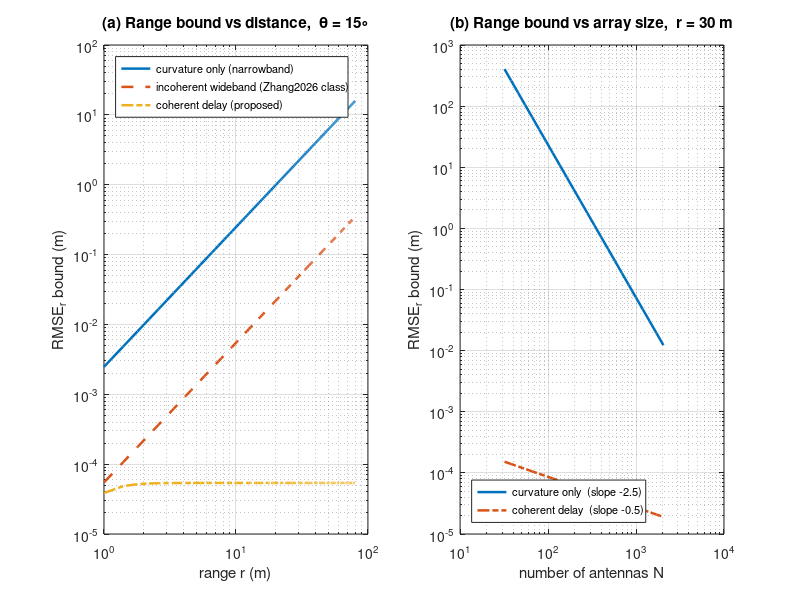

Here is the MATLAB script that generated this plot:
function scaling_law()
% SCALING_LAW  Where does near-field range information actually come from?
%
% Self-contained MATLAB counterpart of sim/scaling_law.py.  Run with no
% arguments; it prints the exponent table, the closed-form ratio check, and
% the crossover range, then draws two figures.
%
% Two mutually exclusive sources of range information exist in this system.
%
%   CURVATURE  - what Luo2024, Zhang2026 and arXiv:2603.16390 all use.
%     Range enters only through the quadratic Fresnel term x^2 cos^2(th)/(2r).
%     With the complex amplitude alpha unknown, the constant part of dPhi/dr is
%     absorbed by arg(alpha), leaving only the deviation of x^2 about its mean.
%     For x uniform on [-D/2, D/2], sum_n (x^2-<x^2>)^2 = N D^4/180, hence
%         J_r^curv  = 2 SNR (2 pi fc/c)^2 cos^4(th) N D^4 / (720 r^4)
%
%   DELAY  - what nobody in this lineage uses.
%     Phi(n,m) = -(2 pi f_m/c) r_n is exactly linear in m, with no near-field
%     approximation of any kind.  One shared alpha absorbs only the mean over
%     frequency, leaving the deviation f_m - fc, hence
%         J_r^delay = 2 SNR N M (2 pi/c)^2 W^2 / 12
%
% Therefore
%     RMSE_r^curv  ~ lambda r^2 / (N^2.5 d^2 cos^2 th)     -- grows as r^2
%     RMSE_r^delay ~ c / (W sqrt(N M))                     -- flat in r and th
%     ratio        = sqrt(60 M) (W/fc) r^2 / (D^2 cos^2 th)
%
% Zhang2026 fuses subcarriers incoherently (its Eq. 44), buying sqrt(M) of
% averaging but no delay term, so it lands a factor sqrt(M) below the curvature
% bound and still sqrt(60)(W/fc) r^2/(D^2 cos^2 th) above the delay bound.

clc;
cfg = config();
r0 = 30.0;  th0 = deg2rad(15.0);  snr = 0.0;

fprintf('reference: N=%d, M=%d, W=%.0f GHz, fc=%.0f GHz, D=%.4f m, SNR=%.0f dB/element\n\n', ...
    cfg.N, cfg.M, cfg.W/1e9, cfg.fc/1e9, cfg.D, snr);

%% 1. Exponents
fprintf('%s\n1. EXPONENTS  (numerically fitted vs analytically predicted)\n%s\n', ...
    repmat('=',1,78), repmat('=',1,78));

Ns = [64 128 256 512 1024];
cv = arrayfun(@(n) rmse_curv (setfield(config(),'N',n), r0, th0, snr), Ns); %#ok<*SFLD>
dl = arrayfun(@(n) rmse_delay(setfield(config(),'N',n), r0, th0, snr, 256), Ns);
rows = {'RMSE_curv  vs N', slope(Ns,cv), -2.5; 'RMSE_delay vs N', slope(Ns,dl), -0.5};

rs = [10 20 30 50 80];
rows(end+1,:) = {'RMSE_curv  vs r', slope(rs, arrayfun(@(r) rmse_curv (cfg,r,th0,snr), rs)), 2.0};
rows(end+1,:) = {'RMSE_delay vs r', slope(rs, arrayfun(@(r) rmse_delay(cfg,r,th0,snr,256), rs)), 0.0};

Ws = [0.5 1 2 3 6]*1e9;
rows(end+1,:) = {'RMSE_delay vs W', slope(Ws, arrayfun(@(w) rmse_delay(rebuild(setfield(config(),'W',w)), r0,th0,snr,256), Ws)), -1.0};

Ms = [256 512 1024 2048];
rows(end+1,:) = {'RMSE_delay vs M', slope(Ms, arrayfun(@(m) rmse_delay(rebuild(setfield(config(),'M',m)), r0,th0,snr,128), Ms)), -0.5};
rows(end+1,:) = {'RMSE_incoh vs M', slope(Ms, arrayfun(@(m) rmse_incoh(rebuild(setfield(config(),'M',m)), r0,th0,snr,128), Ms)), -0.5};

ths = deg2rad([5 15 30 45 55]);
rows(end+1,:) = {'RMSE_curv vs 1/cos^2', slope(1./cos(ths).^2, arrayfun(@(t) rmse_curv(cfg,r0,t,snr), ths)), 1.0};

fprintf('%-22s%10s%12s\n','quantity','fitted','predicted');
for i = 1:size(rows,1)
    ok = 'OK'; if abs(rows{i,2}-rows{i,3}) > 0.06, ok = 'MISMATCH'; end
    fprintf('%-22s%10.3f%12.1f   %s\n', rows{i,1}, rows{i,2}, rows{i,3}, ok);
end

%% 2. Closed-form ratio
fprintf('\n%s\n2. THE CLOSED-FORM RATIO  vs numerically evaluated bounds\n%s\n', ...
    repmat('=',1,78), repmat('=',1,78));
fprintf('%-16s%12s%12s%11s%11s%7s\n','(r, theta)','RMSE_curv','RMSE_delay','measured','predicted','err');
for r = [10 30 50 80]
    for thd = [15 45]
        th = deg2rad(thd);
        a = rmse_curv(cfg,r,th,snr);  b = rmse_delay(cfg,r,th,snr,256);
        meas = a/b;  pred = pred_ratio(cfg,r,th);
        fprintf('(%2.0f m, %2.0f deg)   %12.3e%12.3e%11.0f%11.0f%6.1f%%\n', ...
            r, thd, a, b, meas, pred, 100*abs(meas-pred)/pred);
    end
end

%% 3. Crossover
fprintf('\n%s\n3. CROSSOVER: beyond what range is curvature ranging already hopeless?\n%s\n', ...
    repmat('=',1,78), repmat('=',1,78));
for thd = [0 15 30 45 60]
    rx = cross_range(cfg, deg2rad(thd));
    fprintf('  theta = %4.0f deg  ->  curvature competitive only within r < %.1f cm\n', thd, rx*100);
end
fprintf('\n  Zhang2026 declares its sensing region to start at %.0f m, which is %.0fx\n', ...
    15, 15/cross_range(cfg,0));
fprintf('  beyond that crossover.\n');

%% Figures
rr = linspace(1, 80, 200);
figure('Position',[100 100 1100 420]);
subplot(1,2,1);
loglog(rr, arrayfun(@(r) rmse_curv (cfg,r,th0,snr), rr), 'LineWidth', 1.8); hold on;
loglog(rr, arrayfun(@(r) rmse_incoh(cfg,r,th0,snr,256), rr), '--', 'LineWidth', 1.8);
loglog(rr, arrayfun(@(r) rmse_delay(cfg,r,th0,snr,256), rr), '-.', 'LineWidth', 1.8);
grid on; xlabel('range r (m)'); ylabel('RMSE_r bound (m)');
legend({'curvature only (narrowband)','incoherent wideband (Zhang2026 class)','coherent delay (proposed)'}, ...
    'Location','northwest','FontSize',8);
title('(a) Range bound vs distance,  \theta = 15\circ');

subplot(1,2,2);
NN = round(logspace(log10(32), log10(2048), 24));
loglog(NN, arrayfun(@(n) rmse_curv (rebuild(setfield(config(),'N',n)), r0,th0,snr), NN), 'LineWidth', 1.8); hold on;
loglog(NN, arrayfun(@(n) rmse_delay(rebuild(setfield(config(),'N',n)), r0,th0,snr,256), NN), '-.', 'LineWidth', 1.8);
grid on; xlabel('number of antennas N'); ylabel('RMSE_r bound (m)');
legend({'curvature only  (slope -2.5)','coherent delay  (slope -0.5)'}, 'Location','southwest','FontSize',8);
title('(b) Range bound vs array size,  r = 30 m');
end

% ---------------------------------------------------------------- helpers

function c = config()
c.N = 256; c.fc = 60e9; c.W = 3e9; c.M = 2048;
c = rebuild(c);
end

function c = rebuild(c)
c.c0 = 299792458;
c.lambda = c.c0/c.fc;
c.d = c.lambda/2;
c.f0 = c.fc - c.W/2;
c.D = (c.N-1)*c.d;
c.x = ((0:c.N-1) - (c.N-1)/2)*c.d;
c.freqs = c.f0 + (0:c.M-1)*(c.W/c.M);
end

function d = dist_fresnel(r, th, x)
d = r - x*sin(th) + x.^2*cos(th)^2/(2*r);
end

function [bth, br] = crlb_nb(cfg, r, th, snr_db, marg)
% Narrowband bound at fc.  marg=true marginalises the unknown complex alpha,
% which is what Zhang2026 Appendix B declares but never actually does.
k = 2*pi*cfg.fc/cfg.c0;  x = cfg.x(:);
dth = k*(x*cos(th) - x.^2*sin(2*th)/(2*r));
dr  = -k*(1 - x.^2*cos(th)^2/(2*r^2));
a   = exp(-1j*2*pi*cfg.fc*dist_fresnel(r,th,x)/cfg.c0);
D   = [a.*1j.*dth, a.*1j.*dr];
if marg, D = D - a*((a'*D)/(a'*a)); end
J   = 2*10^(snr_db/10)*real(D'*D);
Ci  = inv(J);  bth = sqrt(Ci(1,1));  br = sqrt(Ci(2,2));
end

function [bth, br] = crlb_wb(cfg, r, th, snr_db, nsub, coherent)
% Wideband bound.  coherent=true  -> one alpha shared across subcarriers, so
%                                    the phase-vs-frequency slope is observable.
% coherent=false -> an independent alpha_m per subcarrier, which is the limit
%                   of per-subcarrier processing such as Zhang2026 Eq. (41)/(44).
step = max(1, floor(cfg.M/nsub));
f = cfg.freqs(1:step:end);  f = f(1:min(nsub,numel(f)));  f = f(:);
scale = cfg.M/numel(f);
x = cfg.x(:).';                                  % 1 x N
k = 2*pi*f/cfg.c0;                               % F x 1
dth = k.*(x*cos(th) - x.^2*sin(2*th)/(2*r));     % F x N
dr  = -k.*(1 - x.^2*cos(th)^2/(2*r^2));
A   = exp(-1j*2*pi*f*dist_fresnel(r,th,x)/cfg.c0);
Dth = A.*1j.*dth;  Dr = A.*1j.*dr;
snr = 10^(snr_db/10);
if coherent
    a = A(:);  D = [Dth(:), Dr(:)];
    D = D - a*((a'*D)/(a'*a));
    J = 2*snr*real(D'*D)*scale;
else
    J = zeros(2);
    for i = 1:numel(f)
        a = A(i,:).';  D = [Dth(i,:).', Dr(i,:).'];
        D = D - a*((a'*D)/(a'*a));
        J = J + 2*snr*real(D'*D);
    end
    J = J*scale;
end
Ci = inv(J);  bth = sqrt(Ci(1,1));  br = sqrt(Ci(2,2));
end

function v = rmse_curv(cfg, r, th, snr),        [~,v] = crlb_nb(cfg,r,th,snr,true);          end
function v = rmse_delay(cfg, r, th, snr, ns),   [~,v] = crlb_wb(cfg,r,th,snr,ns,true);       end
function v = rmse_incoh(cfg, r, th, snr, ns),   [~,v] = crlb_wb(cfg,r,th,snr,ns,false);      end

function s = slope(xs, ys), p = polyfit(log(xs(:)), log(ys(:)), 1); s = p(1); end

function q = pred_ratio(cfg, r, th)
q = sqrt(60*cfg.M)*(cfg.W/cfg.fc)*r^2/(cfg.D^2*cos(th)^2);
end

function rx = cross_range(cfg, th)
rx = cfg.D*cos(th)*sqrt(cfg.fc/cfg.W/sqrt(60*cfg.M));
end
